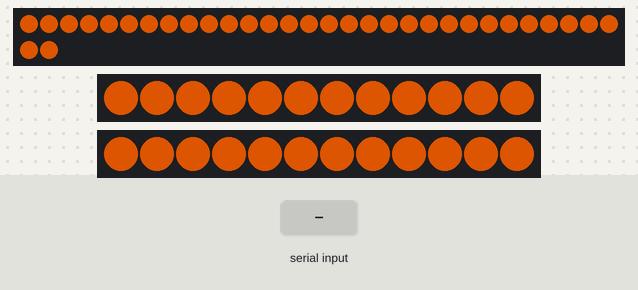
Bench run of a sketch on a simulated Arduino Uno, built with avr-gcc and run on an emulated ATmega328P. Shown: 32 RGB LEDs in strip order, left to right, continuing on the next row, 2 × 12 RGB LEDs in strip order, left to right. The test bench sets the inputs (shaded band). Dim RGB values are drawn brighter than linear; what the sketch prints to the serial monitor is not drawn.

Above: at 3.9 s.
5.3 s: "H" received over Serial
At 5.35 s:
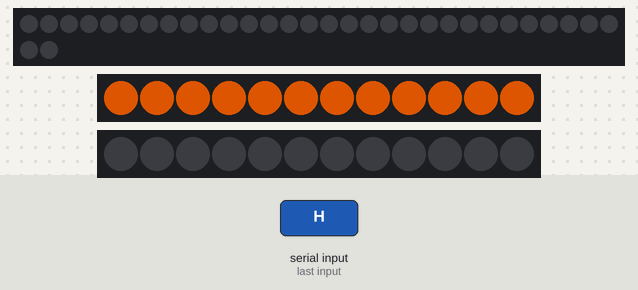
7.5 s: "R" received over Serial
At 10.71 s:
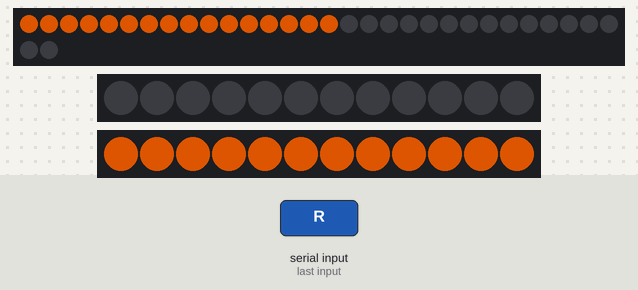
13.3 s: "L" received over Serial
At 14.58 s:
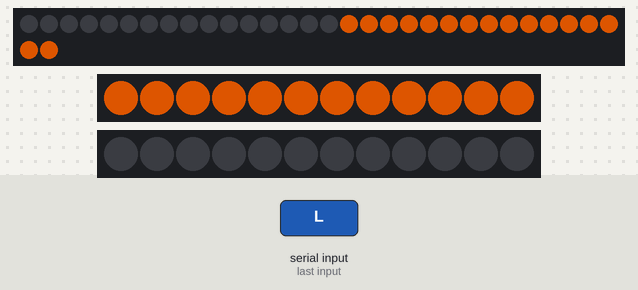

Measured:
- after the input at 5.3 s, the LEDs: change at once (image 1)
- after the input at 7.5 s, the LEDs: first differ from a run without the input after 2.9 s (image 2 shows a later state)
- after the input at 13.3 s, the LEDs: first differ from a run without the input after 0.96 s (image 3 shows a later state)
- what the display in image 2 shows lasts 0.4 s, from 10.5 s to 10.9 s

The sketch:

LED_suit_vest_bluetooth.ino
```cpp
#include <Adafruit_NeoPixel.h>
#ifdef __AVR__
#include <avr/power.h>
#endif

#define LED_BACK    6
#define LED_LEFT    4
#define LED_RIGHT   5

#define LED_COUNT_BACK 32   // Number of leds on the back light strip
#define LED_COUNT_LEFT 12   // Number of leds in the left light strip
#define LED_COUNT_RIGHT 12  // Number of leds in the right light strip
char state = 0;
int light_delay = 50;

// Declare our NeoPixel strip_back object
Adafruit_NeoPixel strip_back( LED_COUNT_BACK, LED_BACK, NEO_GRB + NEO_KHZ800);
Adafruit_NeoPixel strip_left(LED_COUNT_LEFT, LED_LEFT, NEO_GRB + NEO_KHZ800);
Adafruit_NeoPixel strip_right(LED_COUNT_RIGHT, LED_RIGHT, NEO_GRB + NEO_KHZ800);


void setup() {
#if defined(__AVR_ATtiny85__) && (F_CPU == 16000000)
  clock_prescale_set(clock_div_1);
#endif

  strip_back.begin();
  strip_back.show();
  strip_back.setBrightness(150);

  strip_left.begin();
  strip_left.show();
  strip_left.setBrightness(150);

  strip_right.begin();
  strip_right.show();
  strip_right.setBrightness(150);

  Serial.begin(9600);
  delay(1000);
  powerOnWipe(strip_back.Color(255, 100, 0), 50);
}


void loop() {


  if (Serial.available() > 0) { // Checks whether data is comming from the serial port


    state = Serial.read(); // Reads the data from the serial port
    Serial.print(state); // Prints out the value sent

    //Indicate Left
    if (state == 'L') {
      leftBlink();
      delay(light_delay);

    }

    //Indicate Right
    if (state == 'R') {
      rightBlink();
      delay(light_delay);

    }

  if (state == 'H') {
    hazardBlink();
    delay(light_delay);
  }

  }


}

void colorWipeLeft(uint32_t color, int wait) {
  for (int i = 0; i < strip_left.numPixels(); i++) { // For each pixel in strip_back...
    strip_left.setPixelColor(i, color);         //  Set pixel's color (in RAM)
    strip_left.show();                          //  Update strip_back to match
    delay(wait);                           //  Pause for a moment
    strip_left.clear();
  }
}

void powerOnWipe(uint32_t color, int wait) {  // First, sequentially light up all LEDs
  for (int i = 0; i < strip_back.numPixels(); i++) {
    strip_back.setPixelColor(i, color);       // Set color for back strip
    if (i < strip_left.numPixels()) {        // Set color for left and right strips, handling indexing within their bounds
      strip_left.setPixelColor(i, color);
    }
    if (i < strip_right.numPixels()) {
      strip_right.setPixelColor(i, color);
    }


    strip_back.show();                 // Update strips with new color
    strip_left.show();
    strip_right.show();
    delay(wait);    // Pause to create the effect of lighting up one LED at a time
  }

  // Keep all LEDs on for a moment before blinking
  delay(500); // Adjust this delay as needed


  for (int j = 0; j < 2; j++) {   // Blink twice

    strip_back.clear();  // Turn off all LEDs
    strip_left.clear();
    strip_right.clear();
    strip_back.show();
    strip_left.show();
    strip_right.show();
    delay(200); // Off period

    // Turn on all LEDs
    for (int i = 0; i < strip_back.numPixels(); i++) {
      strip_back.setPixelColor(i, color);
      if (i < strip_left.numPixels()) {
        strip_left.setPixelColor(i, color);
      }
      if (i < strip_right.numPixels()) {
        strip_right.setPixelColor(i, color);
      }
    }
    strip_back.show();
    strip_left.show();
    strip_right.show();
    delay(200); // On period
  }

  // Finally, turn off all LEDs
  strip_back.clear();
  strip_left.clear();
  strip_right.clear();
  strip_back.show();
  strip_left.show();
  strip_right.show();
}


void rightBlink() {

  for (int i = 0; i < 4; i++) { // For each pixel in strip_back...

    colorBlinkersRight(strip_left.Color(255,   100,   0), 50); //Yellow
    turnRight(strip_back.Color(255, 100, 0), 50);
    delay(400);
    colorBlinkersRight(strip_left.Color(0,   0,   0), 25); //Yellow
    turnRight(strip_back.Color(0, 0, 0), 50);
    delay(300);

  }
}

void colorBlinkersRight(uint32_t c, int wait) {

  strip_right.setPixelColor(0, c);
  strip_right.setPixelColor(1, c);
  strip_right.setPixelColor(2, c);
  strip_right.setPixelColor(3, c);
  strip_right.setPixelColor(4, c);
  strip_right.setPixelColor(5, c);
  strip_right.setPixelColor(6, c);
  strip_right.setPixelColor(7, c);
  strip_right.setPixelColor(8, c);
  strip_right.setPixelColor(9, c);
  strip_right.setPixelColor(10, c);
  strip_right.setPixelColor(11, c);

  strip_right.show();
  delay(wait);
  strip_right.clear();
  delay(wait);

}


void hazardBlink() {

  for (int i = 0; i < 4; i++) { // For each pixel in strip_back...

    colorBlinkersLeft(strip_left.Color(255,   100,   0), 50); //Yellow
    colorBlinkersRight(strip_right.Color(255,   100,   0), 50); //Yellow
    colorBlinkersHazard(strip_back.Color(255, 100, 0), 50); //for back

    delay(400);
    colorBlinkersLeft(strip_left.Color(0,   0,   0), 25); //Yellow
    colorBlinkersRight(strip_right.Color(0,   0,   0), 50); //Yellow
    colorBlinkersHazard(strip_back.Color(0, 0, 0), 50); //for back


    delay(300);

  }
}


void leftBlink() {

  for (int i = 0; i < 4; i++) { // For each pixel in strip_back...

    colorBlinkersLeft(strip_left.Color(255,   100,   0), 50); //Yellow
    turnLeft(strip_back.Color(255, 100, 0), 50); //for back
    delay(400);
    colorBlinkersLeft(strip_left.Color(0,   0,   0), 25); //Yellow
    turnLeft(strip_back.Color(0, 0, 0), 50); //for back

    delay(300);

  }
}

void colorBlinkersLeft(uint32_t c, int wait) {


  strip_left.setPixelColor(0, c);
  strip_left.setPixelColor(1, c);
  strip_left.setPixelColor(2, c);
  strip_left.setPixelColor(3, c);
  strip_left.setPixelColor(4, c);
  strip_left.setPixelColor(5, c);
  strip_left.setPixelColor(6, c);
  strip_left.setPixelColor(7, c);
  strip_left.setPixelColor(8, c);
  strip_left.setPixelColor(9, c);
  strip_left.setPixelColor(10, c);
  strip_left.setPixelColor(11, c);

  strip_left.show();
  delay(wait);
  strip_left.clear();
  delay(wait);

}


void colorBlinkersHazard(uint32_t c, int wait) {

  int i=0;
  for(i=0;i<32;i++)
  {
    strip_back.setPixelColor(i, c);
  }

  strip_back.show();
  delay(wait);
  strip_back.clear();
  delay(wait);

}


void colorWipeRight(uint32_t color, int wait) {
  for (int i = 0; i < strip_right.numPixels(); i++) { // For each pixel in strip_back...
    strip_right.setPixelColor(i, color);         //  Set pixel's color (in RAM)
    strip_right.show();                          //  Update strip_back to match
    delay(wait);                           //  Pause for a moment
    strip_right.clear();
  }
}


// Fill the dots one after the other with a color
void turnRight(uint32_t c, uint8_t wait) {

  strip_back.setPixelColor(0, c);
  strip_back.setPixelColor(1, c);
  strip_back.setPixelColor(2, c);
  strip_back.setPixelColor(3, c);
  strip_back.setPixelColor(4, c);
  strip_back.setPixelColor(5, c);
  strip_back.setPixelColor(6, c);
  strip_back.setPixelColor(7, c);

  strip_back.setPixelColor(8, c);
  strip_back.setPixelColor(9, c);
  strip_back.setPixelColor(10, c);
  strip_back.setPixelColor(11, c);
  strip_back.setPixelColor(12, c);
  strip_back.setPixelColor(13, c);
  strip_back.setPixelColor(14, c);
  strip_back.setPixelColor(15, c);


  strip_back.show();
  delay(wait);
  strip_back.clear();


}


// Fill the dots one after the other with a color
void turnLeft(uint32_t c, uint8_t wait) {


  strip_back.setPixelColor(16, c);
  strip_back.setPixelColor(17, c);
  strip_back.setPixelColor(18, c);
  strip_back.setPixelColor(19, c);
  strip_back.setPixelColor(20, c);
  strip_back.setPixelColor(21, c);
  strip_back.setPixelColor(22, c);
  strip_back.setPixelColor(23, c);


  strip_back.setPixelColor(24, c);
  strip_back.setPixelColor(25, c);
  strip_back.setPixelColor(26, c);
  strip_back.setPixelColor(27, c);
  strip_back.setPixelColor(28, c);
  strip_back.setPixelColor(29, c);
  strip_back.setPixelColor(30, c);
  strip_back.setPixelColor(31, c);


  strip_back.show();
  delay(wait);
  strip_back.clear();


}


void colorShow(uint32_t color, int wait) {
  for (int i = 0; i < strip_back.numPixels(); i++) { // For each pixel in strip_back...
    strip_back.setPixelColor(i, color);         //  Set pixel's color (in RAM)
  }
  strip_back.show();                          //  Update strip_back to match
  //delay(wait);                           //  Pause for a moment
  strip_back.clear();

}


void clearLights() {
  strip_left.clear();
  strip_right.clear();
  strip_back.clear();
}
```
